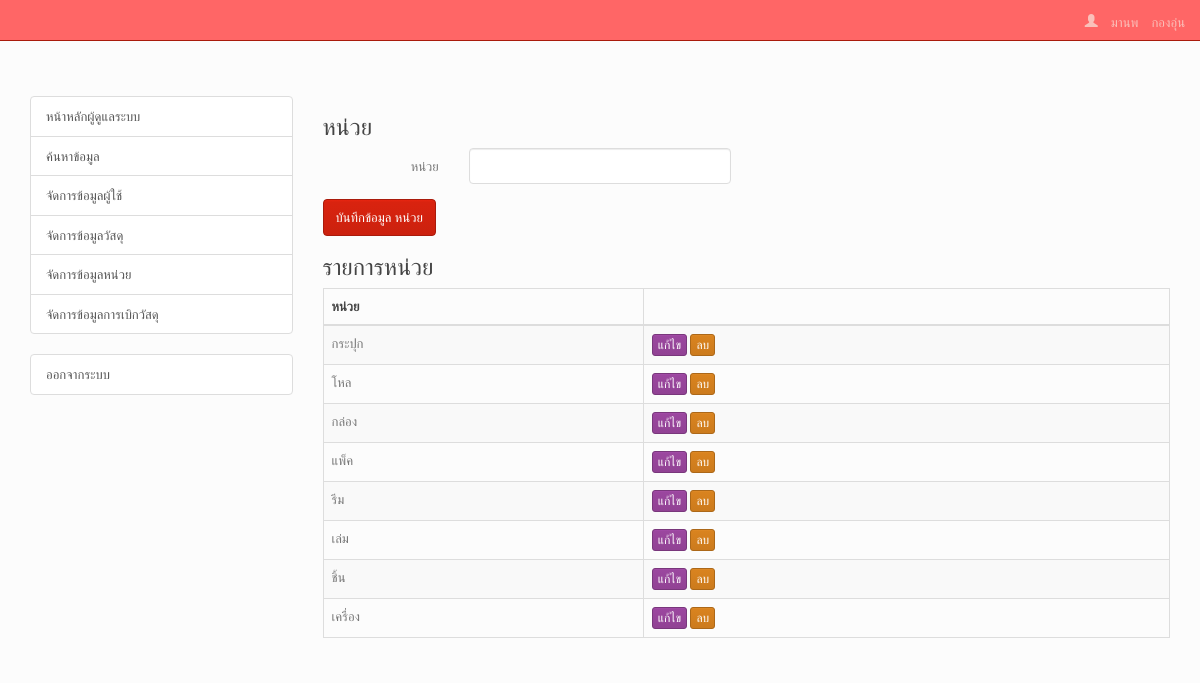
The app's page /admin_unit.php (signed in) with its own data.
### tables this page shows
CREATE TABLE IF NOT EXISTS `unit` (
  `id` int(11) NOT NULL AUTO_INCREMENT,
  `unit` varchar(45) NOT NULL COMMENT 'หน่วย',
  PRIMARY KEY (`id`)
);

### admin_unit.php (the view, shortened to what this page needs)
<?php
include 'html_head.php';
include 'dbcon.php';
$unit	= null;
$sql = "SELECT * FROM unit ORDER BY id DESC";
$result = $con->prepare($sql);
$result->execute();
?>
<div class="row">
<div class="col-md-12">
<h3>หน่วย</h3>
<form method="post" action="<?php echo $_SERVER['PHP_SELF'];?>" class="form-horizontal">
    <div class="form-group">
        <label class="control-label col-md-2" for="u-unit">หน่วย</label>
        <div class="col-md-4">
            <input id="u-unit" class="form-control" type="text" name="u[unit]" value="<?php echo $unit;?>" required="required">
        </div>
    </div>
        <input type="submit" value="บันทึกข้อมูล หน่วย" class="btn btn-primary">
</form>
</div>
<div class="col-md-12">
<h3>รายการหน่วย</h3>
<div class="table-responsive">
<table class="table table-bordered table-hover table-striped">
    <thead>
        <tr>
    		<th>หน่วย</th>
            <th></th>
        </tr>
    </thead>
    <tbody>
    <?php while($rs=$result->fetch()){?>
        <tr>
    		<td><?php echo $rs['unit'];?></td>
            <td>
                <a href="<?php echo $_SERVER['PHP_SELF'];?>?action=edit&id=<?php echo $rs['id'];?>" class="btn btn-xs btn-warning">แก้ไข</a>
                <a href="<?php echo $_SERVER['PHP_SELF'];?>?action=delete&id=<?php echo $rs['id'];?>" class="btn btn-xs btn-danger" onclick="return confirm('แน่ใจนะว่าต้องการลบ?');">ลบ</a>
            </td>
        </tr>
    <?php }?>
    </tbody>
</table>
</div>
</div>
</div>

### assets/css/style.css (style rules this page uses)
html { position: relative; min-height: 100%; }
body { padding-top: 8%; margin-bottom: AUTO; }

### records on screen
unit: unit "กระปุก"
unit: unit "โหล"
unit: unit "กล่อง"
unit: unit "แพ็ค"
unit: unit "รีม"
unit: unit "เล่ม"
unit: unit "ชิ้น"
unit: unit "เครื่อง"

### other values on screen
$_SESSION['user']['firstname'] "มานพ"
$_SESSION['user']['lastname'] "กองอุ่น"
